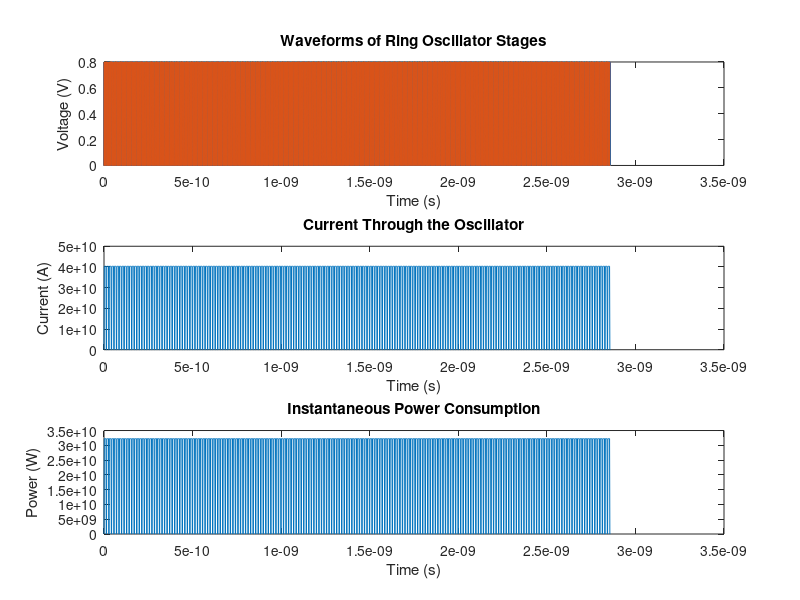

This chart was generated by the following MATLAB code:
% power_analysis_9stage.m

Vdd = 0.8;
f_osc = 3.5e9;
N = 9;

delay_per_stage = 1 / (2 * f_osc * N);
T = delay_per_stage / 10;
t_total = 10 / f_osc;
time = 0:T:t_total;

Vout = zeros(N, length(time));
Vout(:, 1) = [1; 0; 0; 0; 0; 0; 0; 0; 0] * Vdd;

for t = 2:length(time)
    for stage = 1:N
        prev_stage = mod(stage - 2, N) + 1;
        Vout(stage, t) = Vdd * (Vout(prev_stage, t-1) < Vdd/2);
    end
end

I = Vdd * abs(diff(Vout(1, :))) / delay_per_stage;
I = [I, 0];
P_inst = Vdd * I;
P_avg = mean(P_inst);

figure;
subplot(3, 1, 1);
plot(time, Vout');
xlabel('Time (s)'); ylabel('Voltage (V)');
title('Waveforms of Ring Oscillator Stages');

subplot(3, 1, 2);
plot(time, I);
xlabel('Time (s)'); ylabel('Current (A)');
title('Current Through the Oscillator');

subplot(3, 1, 3);
plot(time, P_inst);
xlabel('Time (s)'); ylabel('Power (W)');
title('Instantaneous Power Consumption');

fprintf('Average Power Consumption: %.2e W\n', P_avg);
